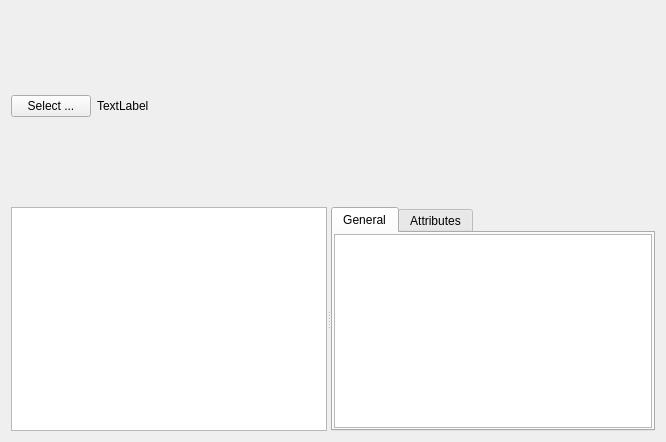
<?xml version="1.0" encoding="UTF-8"?>
<ui version="4.0">
 <class>ReadHDF5FileWidget</class>
 <widget class="QWidget" name="ReadHDF5FileWidget">
  <property name="geometry">
   <rect>
    <x>0</x>
    <y>0</y>
    <width>666</width>
    <height>442</height>
   </rect>
  </property>
  <property name="windowTitle">
   <string>Form</string>
  </property>
  <layout class="QGridLayout" name="gridLayout" rowstretch="0,0,0,0,0">
   <item row="2" column="1">
    <widget class="QSplitter" name="splitter">
     <property name="orientation">
      <enum>Qt::Horizontal</enum>
     </property>
     <widget class="QTreeView" name="hdfTreeView">
      <property name="minimumSize">
       <size>
        <width>0</width>
        <height>0</height>
       </size>
      </property>
      <property name="maximumSize">
       <size>
        <width>65654</width>
        <height>16777215</height>
       </size>
      </property>
      <property name="mouseTracking">
       <bool>true</bool>
      </property>
      <property name="contextMenuPolicy">
       <enum>Qt::ActionsContextMenu</enum>
      </property>
      <property name="editTriggers">
       <set>QAbstractItemView::EditKeyPressed</set>
      </property>
      <property name="alternatingRowColors">
       <bool>true</bool>
      </property>
      <property name="verticalScrollMode">
       <enum>QAbstractItemView::ScrollPerPixel</enum>
      </property>
      <property name="horizontalScrollMode">
       <enum>QAbstractItemView::ScrollPerPixel</enum>
      </property>
      <property name="uniformRowHeights">
       <bool>true</bool>
      </property>
      <property name="animated">
       <bool>false</bool>
      </property>
      <property name="headerHidden">
       <bool>true</bool>
      </property>
     </widget>
     <widget class="QTabWidget" name="tabWidget">
      <property name="currentIndex">
       <number>0</number>
      </property>
      <widget class="QWidget" name="general_tab">
       <attribute name="title">
        <string>General</string>
       </attribute>
       <layout class="QGridLayout">
        <property name="leftMargin">
         <number>1</number>
        </property>
        <property name="topMargin">
         <number>1</number>
        </property>
        <property name="rightMargin">
         <number>1</number>
        </property>
        <property name="bottomMargin">
         <number>1</number>
        </property>
        <item row="0" column="0">
         <widget class="QTableWidget" name="generalTable">
          <property name="alternatingRowColors">
           <bool>true</bool>
          </property>
          <property name="cornerButtonEnabled">
           <bool>false</bool>
          </property>
          <property name="columnCount">
           <number>0</number>
          </property>
         </widget>
        </item>
       </layout>
      </widget>
      <widget class="QWidget" name="attributes_tab">
       <attribute name="title">
        <string>Attributes</string>
       </attribute>
       <layout class="QGridLayout" name="_2">
        <property name="leftMargin">
         <number>0</number>
        </property>
        <property name="topMargin">
         <number>0</number>
        </property>
        <property name="rightMargin">
         <number>0</number>
        </property>
        <property name="bottomMargin">
         <number>0</number>
        </property>
        <item row="0" column="0">
         <widget class="QTableWidget" name="attributesTable">
          <property name="minimumSize">
           <size>
            <width>0</width>
            <height>100</height>
           </size>
          </property>
          <property name="alternatingRowColors">
           <bool>true</bool>
          </property>
          <property name="verticalScrollMode">
           <enum>QAbstractItemView::ScrollPerPixel</enum>
          </property>
          <property name="horizontalScrollMode">
           <enum>QAbstractItemView::ScrollPerPixel</enum>
          </property>
         </widget>
        </item>
       </layout>
      </widget>
     </widget>
    </widget>
   </item>
   <item row="1" column="1">
    <layout class="QHBoxLayout" name="horizontalLayout">
     <item>
      <widget class="QPushButton" name="selectBtn">
       <property name="text">
        <string>Select ...</string>
       </property>
      </widget>
     </item>
     <item>
      <widget class="QtSFSDropLabel" name="value">
       <property name="sizePolicy">
        <sizepolicy hsizetype="Expanding" vsizetype="Preferred">
         <horstretch>0</horstretch>
         <verstretch>0</verstretch>
        </sizepolicy>
       </property>
       <property name="mouseTracking">
        <bool>true</bool>
       </property>
       <property name="acceptDrops">
        <bool>true</bool>
       </property>
       <property name="styleSheet">
        <string notr="true"/>
       </property>
       <property name="text">
        <string>TextLabel</string>
       </property>
      </widget>
     </item>
    </layout>
   </item>
  </layout>
 </widget>
 <customwidgets>
  <customwidget>
   <class>QtSFSDropLabel</class>
   <extends>QLabel</extends>
   <header location="global">QtSFSDropLabel.h</header>
  </customwidget>
 </customwidgets>
 <resources/>
 <connections/>
</ui>
